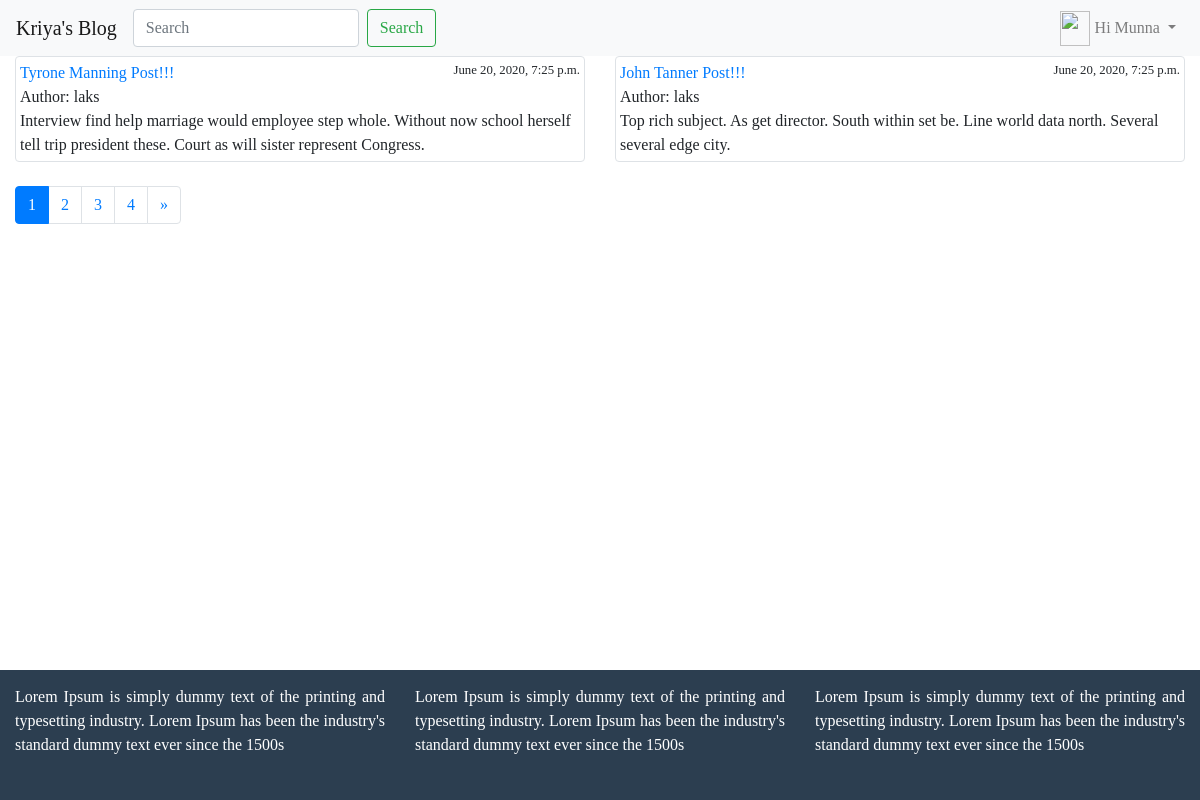
Page / (signed in) on the committed database.
### blog/models.py (models this page shows, shortened)
class Post(models.Model):
    objects = models.Manager()
    published= PublishedManager()
    STATUS_CHOICES = (
        ('draft','Draft'),
        ('published','Published')
    )
    title = models.CharField(max_length=120)
    slug = models.SlugField(max_length=120)
    author = models.ForeignKey(User, on_delete=models.CASCADE ,related_name="blog_posts")
    body = models.TextField()
    likes = models.ManyToManyField(User, related_name='likes',blank=True)
    created = models.DateTimeField(auto_now_add=True)
    updated = models.DateTimeField(auto_now=True)
    status = models.CharField(max_length=10,choices=STATUS_CHOICES, default='draft')
    restrict_comment = models.BooleanField(default=False)
    favourite = models.ManyToManyField(User, related_name='favourite',blank=True)
    class Meta:
        ordering = ['-id']
    def get_absolute_url(self):
        return reverse("blog:post_detail", args=[self.id, self.slug])

### blog/views.py (the view)
# urls.py: path('', views.post_list, name="post_list"),
def post_list(request):
    post_list = Post.published.all()
    query = request.GET.get('q')
    if query:
        post_list = Post.published.filter(
        Q(title__icontains=query)|
        Q(author__username=query)|
        Q(body__icontains=query)
        )
    paginator = Paginator(post_list, 2)
    page = request.GET.get('page')
    try:
        posts = paginator.page(page)
    except PageNotAnInteger:
        posts = paginator.page(1)
    except EmptyPage:
        posts = paginator.page(paginator.num_pages)
    if page is None:
        start_index = 0
        end_index = 6
    else:
        (start_index, end_index) = proper_pagination(posts, index=3)
    page_range = list(paginator.page_range)[start_index:end_index]
    context = {
        'posts':posts,
        'page_range':page_range,
    }
    return render(request, 'blog/post_list.html',context)

### blog/models.py (called while the page is built)
    def get_queryset(self):
        return super(PublishedManager, self).get_queryset().filter(status="published")

### templates/blog/post_list.html (shortened to what this page needs)
{% extends 'blog/base.html' %}
{% block content %}
<div class="row">
  {% for p in posts %}
    <div class="col-md-6">
      <div class="img-thumbnail">
        <a href="{{ p.get_absolute_url }}">{{ p.title }}</a><small style="float:right">{{ p.created }}</small><br>
        Author: {{ p.author }}<br>
        {{ p.body }}
      </div>
      <br>
    </div>
  {% empty %}
      <div class="container-fluid">
        <h3>No Posts Found having search query "{{ request.GET.q }}"</h3>
      </div>
  {% endfor %}
</div>
<ul class="pagination">
  {% for p in page_range %}
    {% if posts.number == p %}
      <li class="page-item active">
        <a href="?page={{ p }}" class="page-link">{{ p }}</a>
      </li>
    {% else %}
      <li class="page-item">
        <a href="?page={{ p }}" class="page-link">{{ p }}</a>
      </li>
    {% endif %}
  {% endfor %}
  {% if posts.has_next %}
    <li class="page-item">
      <a href="?page={{ posts.next_page_number }}" class="page-link">&raquo;</a>
    </li>
  {% endif %}
</ul>
{% endblock %}

### templates/blog/navbar.html (shortened to what this page needs)
<nav class="navbar navbar-expand-lg navbar-light bg-light">
<a class="navbar-brand" href="{% url 'post_list' %}">Kriya's Blog</a>
<div class="collapse navbar-collapse" id="navbarSupportedContent">
  <ul class="navbar-nav mr-auto">
    <form class="form-inline my-2 my-lg-0" action='{% url 'post_list' %}'>
      <input class="form-control mr-sm-2" type="search" placeholder="Search" aria-label="Search" name='q'>
      <button class="btn btn-outline-success my-2 my-sm-0" type="submit">Search</button>
    </form>
  </ul>
  <ul class="navbar-nav">
    {% if request.user.is_authenticated %}
    <li class="nav-item dropdown">
      <a class="nav-link dropdown-toggle" href="#" id="navbarDropdown" role="button" data-toggle="dropdown" aria-haspopup="true" aria-expanded="false">
        {% if request.user.profile.photo %}
          <img src="{{ request.user.profile.photo.url }}" alt="" class="navbar-img">
        {% else %}
          <img src="/media/default-avatar.png" alt="" class="navbar-img">
        {% endif %}
        <span>Hi {{ request.user|capfirst }}</span>
      </a>
    </li>
    {% else %}
    <li class="nav-item">
      <a href="{% url 'user_login' %}" class="nav-link">Login</a>
    </li>
    {% endif %}
  </ul>
</div>
</nav>

### static/blog/style.css (style rules this page uses)
html { position: relative; min-height: 100%; }
body { font-family: 'Lucida Casaul', 'Comic Sans MS'; margin-bottom: 160px; }
.navbar-img { width: 30px; height: 35px; float: left; background-size: auto 100%; margin-top: -5px; margin-right: 5px; }

### rows in the picture
Post: title "Tyrone Manning Post!!!", created "June 20, 2020, 7:25 p.m.", author "laks", body "Interview find help marriage would employee step whole. Without now school herself tell trip president these. Court as will sister represent Congress."
Post: title "John Tanner Post!!!", created "June 20, 2020, 7:25 p.m.", author "laks", body "Top rich subject. As get director. South within set be. Line world data north. Several several edge city."

### other values in the picture
{{ request.user|capfirst }} "Munna"
{{ p }} "1"
{{ p }} "2" "3" "4"
